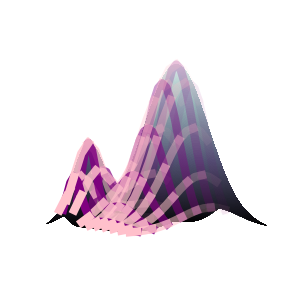

Write the Python code that produced this figure.
import matplotlib.pyplot as plt
import numpy as np
from matplotlib import cm
from mpl_toolkits.mplot3d.axes3d import get_test_data
from mpl_toolkits.mplot3d.axes3d import Axes3D

def gauss2d(x,y,x0,y0,sx,sy,A):
	xledd = np.divide(np.square(x-x0),sx**2)
	yledd = np.divide(np.square(y-y0),sy**2)
	Z = A*np.exp(-0.5*(xledd+yledd))
	return(Z)

def make_atoms(x,y,m1=(-1,-1),m2=(3,3),s1=(2,2),s2=(1,1)):
	'''greates 2 gaussians, returns the convolved array Z. Can take tuple arguments for coordinates of mean and sigma in x and y directions for both gaussians''' 
	g1 = gauss2d(x,y,m1[0],m1[1],s1[0],s1[1],1)
	g2 = gauss2d(x,y,m2[0],m2[1],s2[0],s2[1],0.5)
	Z = np.add(g1,g2)
	return(Z)

def set_alpha(l,start=15,stop=35):
	'''function that sets alpha for lines or segments of lines in wireframe. returns array of alpha values. Start=Line where fade in starts. Stop=Line where fade in is complete'''
	alpha = np.ones(l)
	alpha[0:int(l/2)] = 0
	da = 1/(stop-start)
	a = 0+da
	indices = range(start,stop)
	for idx in indices:
		alpha[idx] = a
		a += da
	return(alpha)

#Configure figsize and dpi suitable for logo
fig = plt.figure(figsize=(200/60,200/60), dpi=60)

ax = fig.add_subplot(1, 1, 1, projection='3d')

##--config x-y plane

i0 = -5
i1 = i0+10
i_mid = (i0+i1)/2 
j0 = -5
j1 = j0+10
j_mid = (j0+j1)/2 

#---- Make surface plotted gauss ("experimental gauss")
i = np.arange(i0,i1, 0.05)
j = np.arange(j0,j1, 0.05)
X, Y = np.meshgrid(i, j)
Z = make_atoms(X,Y)
surf = ax.plot_surface(X, Y, Z, rstride=1, cstride=1, cmap=cm.bone,linewidth=0, antialiased=False,alpha=0.7,clim=(0,1.1))

#---- Make wireframe ("model part")
m = np.arange(i0, i1, 0.25)
l = m.size
n = np.arange(j0,j1, 0.25)
X, Y = np.meshgrid(m,n)
Z = make_atoms(X,Y)

#makes plot
alpha_list = set_alpha(l)
for k in np.arange(0,l,2):
	alpha = alpha_list[k]
	ax.plot(X[k,:], Y[k,:], Z[k,:],color='purple',alpha=alpha)
	for p in np.arange(0,l,2):
		ax.plot(X[k:k+3,p], Y[k:k+3,p], Z[k:k+3,p],color='pink',alpha=alpha)

ax.set_axis_off()

# Set angle from which saved figure is viewed
ax.view_init(elev=0, azim=150)
ax.set_xlim(-5,5)
ax.set_ylim(-5,5)
ax.set_zlim(0,1)

fig.subplots_adjust(left=0.01,right=0.99,top=0.99,bottom=0.01)
fig.savefig('atomaplogo.png',transparent=True,bbox_inches='tight',pad_inches=0)
